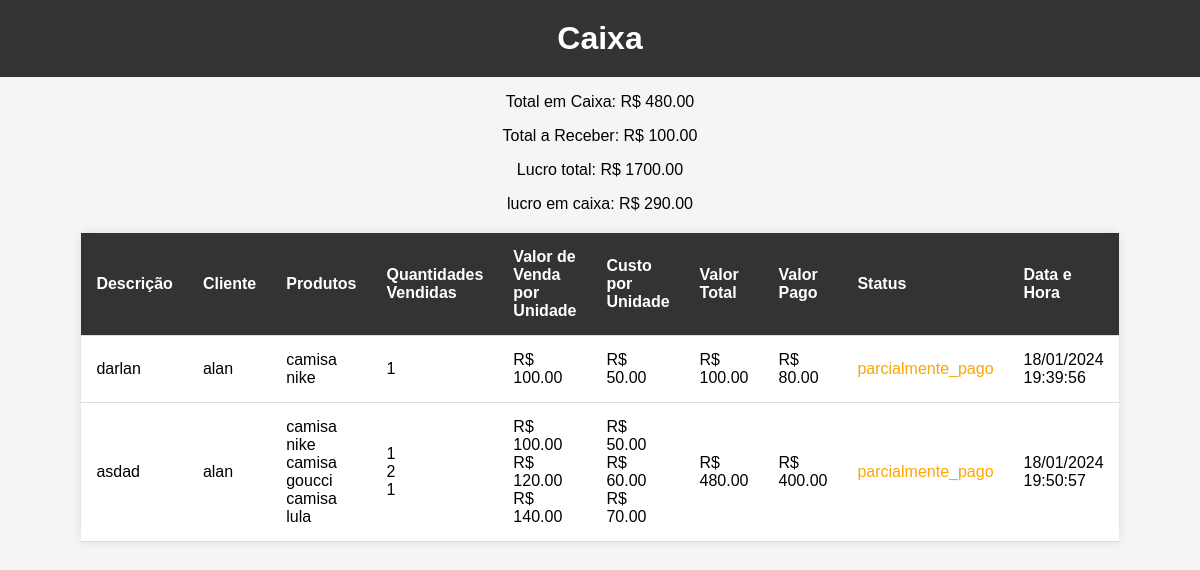
Page /estoque/caixa/ on the earlier database version.
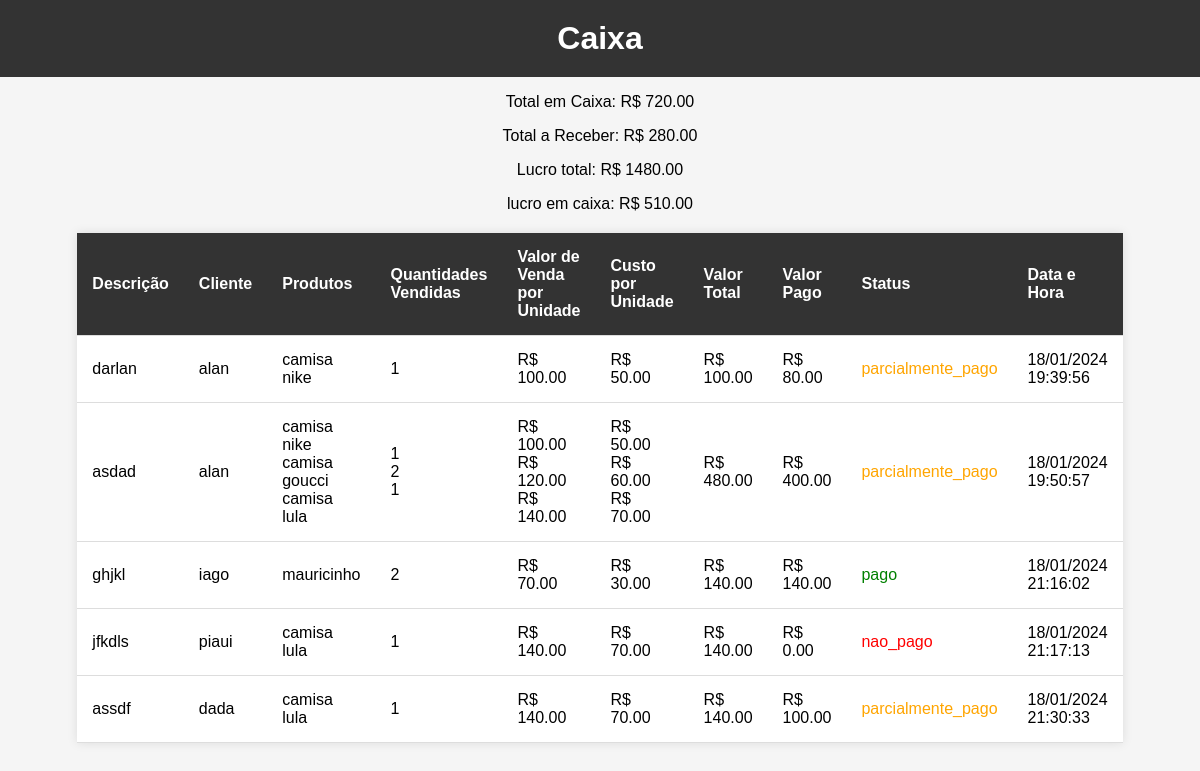
Same page on the later database version.
### estoque/models.py (models this page shows, shortened)
class Venda(models.Model):
    descricao = models.TextField()
    cliente_nome = models.CharField(max_length=255)
    usuario = models.ForeignKey(User, on_delete=models.CASCADE)
    valor_total = models.DecimalField(max_digits=10, decimal_places=2, default=0)
    valor_pago = models.DecimalField(max_digits=10, decimal_places=2, default=0)
    data_hora = models.DateTimeField(default=timezone.now)
    status = models.CharField(max_length=20, choices=[('pago', 'Pago'), ('parcialmente_pago', 'Parcialmente Pago'), ('nao_pago', 'Não Pago')])

class ItemVenda(models.Model):
    venda = models.ForeignKey(Venda, on_delete=models.CASCADE)
    produto = models.ForeignKey(Produto, on_delete=models.CASCADE)
    quantidade = models.IntegerField()
    subtotal = models.DecimalField(max_digits=10, decimal_places=2)

class Produto(models.Model):
    nome = models.CharField(max_length=255)
    descricao = models.TextField()
    categoria = models.ForeignKey(Categoria, on_delete=models.CASCADE)
    preco_venda = models.DecimalField(max_digits=10, decimal_places=2)
    preco_custo = models.DecimalField(max_digits=10, decimal_places=2)
    quantidade_estoque = models.IntegerField()

### estoque/views.py (the view)
# urls.py: path('caixa/', views.caixa, name='caixa'),
def caixa(request):
    vendas = Venda.objects.all()
    lucro_total = Decimal(0)
    lucro_em_caixa = Decimal(0)
    for produto in Produto.objects.all():
        lucro_total += (produto.preco_venda - produto.preco_custo) * produto.quantidade_estoque
    for venda in vendas:
        for item_venda in venda.itemvenda_set.all():
            lucro_em_caixa += (item_venda.produto.preco_venda - item_venda.produto.preco_custo) * item_venda.quantidade
    total_caixa = Venda.objects.aggregate(total_caixa=Sum('valor_pago'))['total_caixa'] or 0
    total_a_receber = Venda.objects.filter(status__in=['nao_pago', 'parcialmente_pago']).aggregate(total_a_receber=Sum('valor_total') - Sum('valor_pago'))['total_a_receber'] or 0
    context = {
        'vendas': vendas,
        'total_caixa': total_caixa,
        'total_a_receber': total_a_receber,
        'lucro_total': lucro_total,
        'lucro_em_caixa': lucro_em_caixa,
    }
    return render(request, 'estoque/caixa.html', context)

### estoque/templates/estoque/caixa.html (shortened to what this page needs)
<!DOCTYPE html>
<html lang="en">
<head>
</head>
<body>
    <h1>Caixa</h1>
    <p>Total em Caixa: R$ {{ total_caixa|floatformat:2 }}</p>
    <p>Total a Receber: R$ {{ total_a_receber|floatformat:2 }}</p>
    <p>Lucro total: R$ {{ lucro_total|floatformat:2 }}</p>
    <p>lucro em caixa: R$ {{ lucro_em_caixa|floatformat:2 }}</p>
    <table>
        <thead>
            <tr>
                <th>Descrição</th>
                <th>Cliente</th>
                <th>Produtos</th>
                <th>Quantidades Vendidas</th>
                <th>Valor de Venda por Unidade</th>
                <th>Custo por Unidade</th>
                <th>Valor Total</th>
                <th>Valor Pago</th>
                <th>Status</th>
                <th>Data e Hora</th>
            </tr>
        </thead>
        <tbody>
            {% for venda in vendas %}
                <tr>
                    <td>{{ venda.descricao }}</td>
                    <td>{{ venda.cliente_nome }}</td>
                    <td>
                        {% for item_venda in venda.itemvenda_set.all %}
                            {{ item_venda.produto.nome }}<br>
                        {% endfor %}
                    </td>
                    <td>
                        {% for item_venda in venda.itemvenda_set.all %}
                            {{ item_venda.quantidade }}<br>
                        {% endfor %}
                    </td>
                    <td>
                        {% for item_venda in venda.itemvenda_set.all %}
                            R$ {{ item_venda.produto.preco_venda|floatformat:2 }}<br>
                        {% endfor %}
                    </td>
                    <td>
                        {% for item_venda in venda.itemvenda_set.all %}
                            R$ {{ item_venda.produto.preco_custo|floatformat:2 }}<br>
                        {% endfor %}
                    </td>
                    <td>R$ {{ venda.valor_total|floatformat:2 }}</td>
                    <td>R$ {{ venda.valor_pago|floatformat:2 }}</td>
                    <td class="{% if venda.status == 'pago' %}status-pago{% elif venda.status == 'parcialmente_pago' %}status-parcialmente-pago{% else %}status-nao-pago{% endif %}">
                        {{ venda.status }}
                    </td>
                    <td>{{ venda.data_hora|date:'d/m/Y H:i:s' }}</td>
                </tr>
            {% endfor %}
        </tbody>
    </table>
</body>
</html>

### estoque/templates/estoque/caixa.html (style rules this page uses)
body { font-family: 'Arial', sans-serif; margin: 0; padding: 0; background-color: #f5f5f5; text-align: center; }
h1 { background-color: #333; color: white; padding: 20px; margin: 0; }
table { width: 80%; margin: auto; border-collapse: collapse; margin-top: 20px; box-shadow: 0 0 10px rgba(0, 0, 0, 0.1); background-color: white; }
th, td { padding: 15px; text-align: left; border-bottom: 1px solid #ddd; }
th { background-color: #333; color: white; }
.status-pago { color: green; }
.status-parcialmente-pago { color: orange; }
.status-nao-pago { color: red; }

Differences in the rows shown:
added Venda: descricao "ghjkl", cliente_nome "iago", valor_total "140.00", valor_pago "140.00", status "pago", data_hora "18/01/2024 21:16:02"
added ItemVenda: produto.nome "mauricinho", quantidade "2", produto.preco_venda "70.00", produto.preco_custo "30.00"
added Venda: descricao "jfkdls", cliente_nome "piaui", valor_total "140.00", valor_pago "0.00", status "nao_pago", data_hora "18/01/2024 21:17:13"
added ItemVenda: produto.nome "camisa lula", quantidade "1", produto.preco_venda "140.00", produto.preco_custo "70.00"
added Venda: descricao "assdf", cliente_nome "dada", valor_total "140.00", valor_pago "100.00", status "parcialmente_pago", data_hora "18/01/2024 21:30:33"
added ItemVenda: produto.nome "camisa lula", quantidade "1", produto.preco_venda "140.00", produto.preco_custo "70.00"
Other differences:
{{ total_caixa|floatformat:2 }}: "480.00" → "720.00"
{{ total_a_receber|floatformat:2 }}: "100.00" → "280.00"
{{ lucro_total|floatformat:2 }}: "1700.00" → "1480.00"
{{ lucro_em_caixa|floatformat:2 }}: "290.00" → "510.00"
